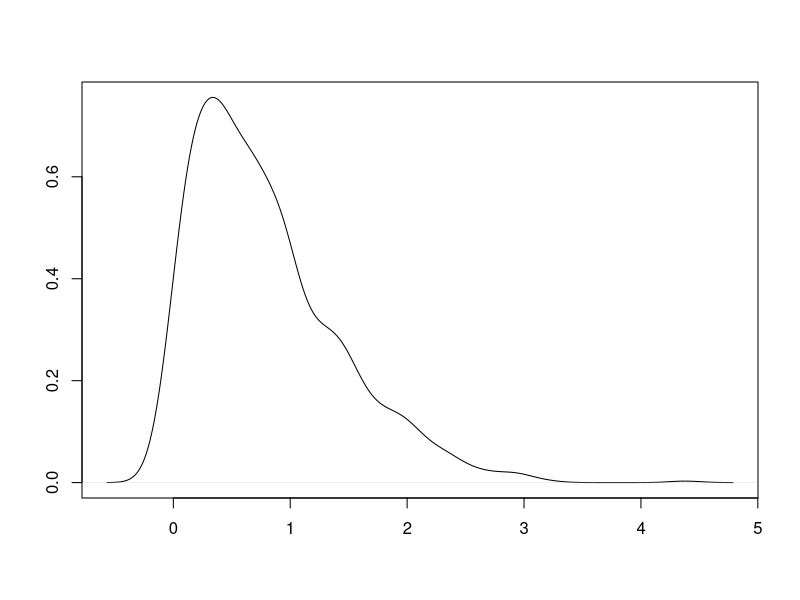

Write the R code that produced this figure. (Note: this script raises an error after producing the figure.)
## ---- chunk 1
library(sn)
skewed<-rsn(1000, alpha=10)
d <- density(skewed) # returns the density data
plot(d, main='', xlab='', ylab=' ') # plots the results
## ---- chunk 2

library(lavaan)
set.seed(29)

nn_model<-'Agg=~0.5*item1+0.5*item2+0.5*item3+0.5*item4
Agg~~1*Agg
item1~~0.75*item1
item2~~0.75*item2
item3~~0.75*item3
item4~~0.75*item4
item3~~0.1*item4
item1~~0.1*item2
'
Agg_data<-simulateData(nn_model, skewness=c(2,3,3,2), kurtosis=c(5,4,5,5))
## ---- chunk 3
library(psych)
describe(Agg_data)
## ---- chunk 4

par(mfrow=c(2,2))

d1 <- density(Agg_data$item1) # returns the density data
plot(d1, main='', xlab='', ylab=' ') # plots the results
d2 <- density(Agg_data$item2) # returns the density data
plot(d1, main='', xlab='', ylab=' ') # plots the results
d3 <- density(Agg_data$item3) # returns the density data
plot(d1, main='', xlab='', ylab=' ') # plots the results
d4 <- density(Agg_data$item4) # returns the density data
plot(d1, main='', xlab='', ylab=' ') # plots the results
## ---- chunk 5
model1<-'Agg=~item1+item2+item3+item4'
model1.est<-cfa(model1, data=Agg_data)
summary(model1.est, fit.measures=T, standardized=T)
## ---- chunk 6
model1<-'Agg=~item1+item2+item3+item4'
model1.est<-cfa(model1, data=Agg_data, estimator='MLM')
summary(model1.est, fit.measures=T, standardized=T, ci=T)
## ---- chunk 7
model1<-'Agg=~item1+item2+item3+item4'
model1.est<-cfa(model1, data=Agg_data, estimator='MLR')
summary(model1.est, fit.measures=T, standardized=T, ci=T)
## ---- chunk 8

library(lavaan)
set.seed(29)

nn_model<-'Agg=~0.5*item1+0.5*item2+0.5*item3+0.5*item4
Agg~~1*Agg
item1~~0.75*item1
item2~~0.75*item2
item3~~0.75*item3
item4~~0.75*item4
item1~~0.2*item2
item3~~0.2*item4
'
Agg_data2<-simulateData(nn_model, skewness=c(2,1,0,-1))

Agg_data2<-as.data.frame(apply(Agg_data2, 2, cut, breaks=2, labels=F))

## ---- chunk 9

par(mfrow=c(2,2))
hist(Agg_data2$item1, breaks=c(0,1,2), xlab='')
hist(Agg_data2$item2, breaks=c(0,1,2), xlab='')
hist(Agg_data2$item3, breaks=c(0,1,2), xlab='')
hist(Agg_data2$item4, breaks=c(0,1,2), xlab='')
## ---- chunk 10

model1<-'Agg=~item1+item2+item3+item4'
model1.est<-cfa(model1, data=Agg_data2)
summary(model1.est, fit.measures=T, standardized=T)
## ---- chunk 11

model1<-'Agg=~item1+item2+item3+item4'
model1.est<-cfa(model1, data=Agg_data2, ordered=c('item1','item2','item3','item4'))
summary(model1.est, fit.measures=T, standardized=T)
## ---- chunk 12
model1<-'Agg=~item1+item2+item3+item4'
model1.est<-cfa(model1, data=Agg_data, missing='ML')
summary(model1.est, fit.measures=T, standardized=T)
